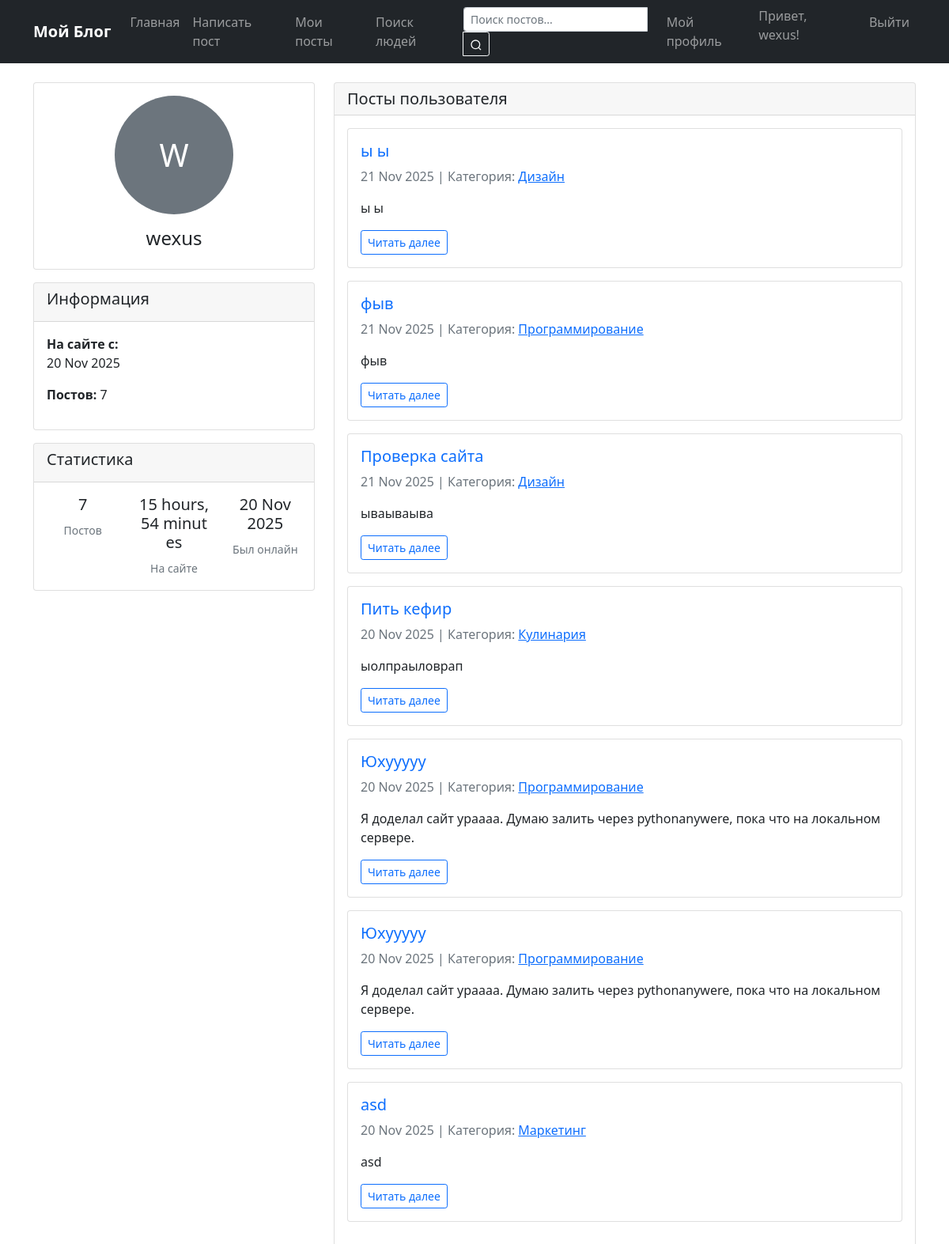
/user/wexus/ (signed in), run on the app's committed database.
### blog/models.py (models this page shows, shortened)
class Post(models.Model):
    title = models.CharField(max_length=200)
    slug = models.SlugField(unique=True, blank=True)
    content = models.TextField()
    created_date = models.DateTimeField(default=timezone.now)
    published_date = models.DateTimeField(blank=True, null=True)
    author = models.ForeignKey(User, on_delete=models.CASCADE)
    category = models.ForeignKey(Category, on_delete=models.SET_NULL, null=True, blank=True)
    tags = models.ManyToManyField(Tag, blank=True)
    image = models.ImageField(upload_to='post_images/', blank=True, null=True)
    is_published = models.BooleanField(default=False)

class Category(models.Model):
    name = models.CharField(max_length=100)
    slug = models.SlugField(unique=True, blank=True)

### blog/views.py (the view)
# urls.py: path('user/<str:username>/', views.user_profile, name='user_profile'),
def user_profile(request, username):
    user = get_object_or_404(User, username=username)
    posts = Post.objects.filter(author=user, is_published=True).order_by('-published_date')
    return render(request, 'blog/user_profile.html', {
        'profile_user': user,
        'posts': posts
    })

### blog/templates/blog/user_profile.html (shortened to what this page needs)
{% extends 'blog/base.html' %}
{% block content %}
<div class="row">
    <div class="col-md-4">
        <div class="card">
            <div class="card-body text-center">
                {% if profile_user.userprofile.avatar %}
                    <img src="{{ profile_user.userprofile.avatar.url }}" alt="Аватар" class="rounded-circle mb-3" width="150" height="150">
                {% else %}
                    <div class="bg-secondary rounded-circle d-inline-flex align-items-center justify-content-center mb-3" style="width: 150px; height: 150px;">
                        <span class="text-white fs-1">{{ profile_user.username|first|upper }}</span>
                    </div>
                {% endif %}
                <h4>{{ profile_user.username }}</h4>
            </div>
        </div>
        <div class="card mt-3">
            <div class="card-header">
                <h5>Информация</h5>
            </div>
            <div class="card-body">
                <p><strong>На сайте с:</strong><br>{{ profile_user.date_joined|date:"d M Y" }}</p>
                <p><strong>Постов:</strong> {{ posts.count }}</p>
            </div>
        </div>
<div class="card mt-3">
    <div class="card-header">
        <h5>Статистика</h5>
    </div>
    <div class="card-body">
        <div class="row text-center">
            <div class="col-4">
                <h5>{{ posts.count }}</h5>
                <small class="text-muted">Постов</small>
            </div>
            <div class="col-4">
                <h5>{{ profile_user.date_joined|timesince }}</h5>
                <small class="text-muted">На сайте</small>
            </div>
            <div class="col-4">
                <h5>{{ profile_user.last_login|date:"d M Y" }}</h5>
                <small class="text-muted">Был онлайн</small>
            </div>
        </div>
    </div>
</div>
    </div>
    <div class="col-md-8">
        <div class="card">
            <div class="card-header">
                <h5 class="mb-0">Посты пользователя</h5>
            </div>
            <div class="card-body">
                {% if posts %}
                    {% for post in posts %}
                        <div class="card mb-3">
                            <div class="card-body">
                                <h5><a href="{% url 'post_detail' slug=post.slug %}" class="text-decoration-none">{{ post.title }}</a></h5>
                                <p class="text-muted">
                                    {{ post.published_date|date:"d M Y" }} |
                                    Категория: <a href="{% url 'category_posts' slug=post.category.slug %}">{{ post.category.name }}</a>
                                </p>
                                <p>{{ post.content|truncatewords:30 }}</p>
                                <a href="{% url 'post_detail' slug=post.slug %}" class="btn btn-sm btn-outline-primary">Читать далее</a>
                            </div>
                        </div>
                    {% endfor %}
                {% else %}
                    <p class="text-muted">У пользователя пока нет опубликованных постов.</p>
                {% endif %}
            </div>
        </div>
    </div>
</div>
{% endblock %}

### blog/templates/blog/base.html (shortened to what this page needs)
<!DOCTYPE html>
<html lang="ru">
<head>
    <link href="https://cdn.jsdelivr.net/npm/bootstrap@5.1.3/dist/css/bootstrap.min.css" rel="stylesheet">
</head>
<body>
    <nav class="navbar navbar-expand-lg navbar-dark bg-dark">
    <div class="container">
        <a class="navbar-brand" href="{% url 'post_list' %}">Мой Блог</a>
       <div class="collapse navbar-collapse" id="navbarNav">
    <ul class="navbar-nav me-auto">
        <li class="nav-item">
            <a class="nav-link" href="{% url 'post_list' %}">Главная</a>
        </li>
        {% if user.is_authenticated %}
        <li class="nav-item">
            <a class="nav-link" href="{% url 'create_post' %}">Написать пост</a>
        </li>
        <li class="nav-item">
            <a class="nav-link" href="{% url 'my_posts' %}">Мои посты</a>
        </li>
        {% endif %}
        <li class="nav-item">
            <a class="nav-link" href="{% url 'user_search' %}">Поиск людей</a>
        </li>
    </ul>
    <form class="d-flex me-3" action="{% url 'search' %}" method="get">
        <div class="input-group input-group-sm">
            <input type="text" name="q" class="form-control" placeholder="Поиск постов..."
                   value="{{ request.GET.q }}" style="width: 200px;">
            <button class="btn btn-outline-light" type="submit">
                <svg width="16" height="16" viewBox="0 0 24 24" fill="none" stroke="currentColor" stroke-width="2">
                    <circle cx="11" cy="11" r="8"></circle>
                    <line x1="21" y1="21" x2="16.65" y2="16.65"></line>
                </svg>
            </button>
        </div>
    </form>
            <ul class="navbar-nav">
                {% if user.is_authenticated %}
                    <li class="nav-item">
                        <a class="nav-link" href="{% url 'profile' %}">Мой профиль</a>
                    </li>
                    <li class="nav-item">
                        <span class="navbar-text user-welcome">
                            Привет, {{ user.username }}!
                        </span>
                    </li>
                    <li class="nav-item">
                        <a class="nav-link" href="{% url 'logout' %}">Выйти</a>
                    </li>
                {% endif %}
            </ul>
        </div>
    </div>
</nav>
    <div class="container mt-4">
        {% block content %}
        {% endblock %}
    </div>
</body>
</html>

### blog/templates/blog/base.html (style rules this page uses)
.navbar-brand { font-weight: bold; }
.user-welcome { color: white; margin-right: 15px; }

### data on the page
Post: title "ы ы", published_date "21 Nov 2025", category.name "Дизайн", content "ы ы"
Post: title "фыв", published_date "21 Nov 2025", category.name "Программирование", content "фыв"
Post: title "Проверка сайта", published_date "21 Nov 2025", category.name "Дизайн", content "ываываыва"
Post: title "Пить кефир", published_date "20 Nov 2025", category.name "Кулинария", content "ыолпраыловрап"
Post: title "Юхууууу", published_date "20 Nov 2025", category.name "Программирование", content "Я доделал сайт ураааа. Думаю залить через pythonanywere, пока что на локальном сервере."
Post: title "Юхууууу", published_date "20 Nov 2025", category.name "Программирование", content "Я доделал сайт ураааа. Думаю залить через pythonanywere, пока что на локальном сервере."
Post: title "asd", published_date "20 Nov 2025", category.name "Маркетинг", content "asd"

### other printed values
{{ user.username }} "wexus"
{{ profile_user.username|first|upper }} "W"
{{ profile_user.username }} "wexus"
{{ profile_user.date_joined|date:"d M Y" }} "20 Nov 2025"
{{ posts.count }} "7"
{{ profile_user.date_joined|timesince }} "15 hours, 54 minutes"
{{ profile_user.last_login|date:"d M Y" }} "20 Nov 2025"
